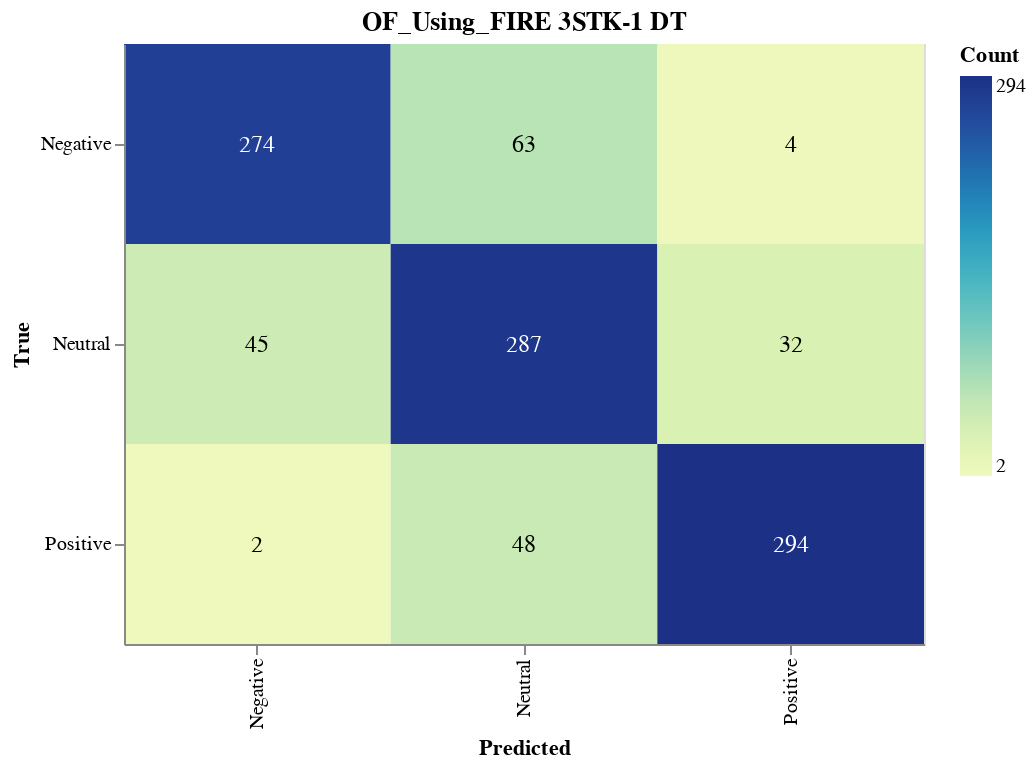

Notebook cell for this chart:
### Markdown cell above
#### Save CM

### Code cell
import altair as alt
import altair_saver
import pandas as pd
from sklearn.metrics import confusion_matrix

# Calculate the confusion matrix
cm = confusion_matrix(y_val, dt_validation_predictions)

# Define class names
class_names = ['Negative', 'Neutral', 'Positive']

# Convert confusion matrix to DataFrame
cm_df = pd.DataFrame(cm, index=class_names, columns=class_names).reset_index().melt(id_vars='index')
cm_df.columns = ['True', 'Predicted', 'Count']

# Ensure the order of categories
cm_df['True'] = pd.Categorical(cm_df['True'], categories=class_names, ordered=True)
cm_df['Predicted'] = pd.Categorical(cm_df['Predicted'], categories=class_names, ordered=True)

# Create the Altair plot
heatmap = alt.Chart(cm_df).mark_rect().encode(
    x=alt.X('Predicted:O', sort=class_names),
    y=alt.Y('True:O', sort=class_names),
    color='Count:Q',
    tooltip=['True', 'Predicted', 'Count']
).properties(
    width=400,
    height=300,
    title='OF_Using_FIRE 3STK-1 DT'
)

# Add text labels
text = heatmap.mark_text(
    align='center',
    baseline='middle',
    fontSize=12
).encode(
    text='Count:Q',
    color=alt.condition(
        alt.datum.Count > cm.max() / 2,
        alt.value('white'),
        alt.value('black')
    )
)

# Combine heatmap and text
final_chart = heatmap + text

# Display the plot
final_chart.show()

### Figure 1 — Vega-Lite specification as saved in the notebook (floating-point values rounded to 4 significant figures)
{"config": {"view": {"continuousWidth": 300, "continuousHeight": 300}}, "layer": [{"mark": {"type": "rect"}, "encoding": {"color": {"field": "Count", "type": "quantitative"}, "tooltip": [{"field": "True", "type": "ordinal"}, {"field": "Predicted", "type": "ordinal"}, {"field": "Count", "type": "quantitative"}], "x": {"field": "Predicted", "sort": ["Negative", "Neutral", "Positive"], "type": "ordinal"}, "y": {"field": "True", "sort": ["Negative", "Neutral", "Positive"], "type": "ordinal"}}, "title": "OF_Using_FIRE 3STK-1 DT"}, {"mark": {"type": "text", "align": "center", "baseline": "middle", "fontSize": 12}, "encoding": {"color": {"condition": {"test": "(datum.Count > 147.0)", "value": "white"}, "value": "black"}, "text": {"field": "Count", "type": "quantitative"}, "tooltip": [{"field": "True", "type": "ordinal"}, {"field": "Predicted", "type": "ordinal"}, {"field": "Count", "type": "quantitative"}], "x": {"field": "Predicted", "sort": ["Negative", "Neutral", "Positive"], "type": "ordinal"}, "y": {"field": "True", "sort": ["Negative", "Neutral", "Positive"], "type": "ordinal"}}, "title": "OF_Using_FIRE 3STK-1 DT"}], "data": {"name": "data-e79544bc1287d991a33501e2491d512b"}, "height": 300, "width": 400, "$schema": "https://vega.github.io/schema/vega-lite/v5.17.0.json", "datasets": {"data-e79544bc1287d991a33501e2491d512b": [{"True": "Negative", "Predicted": "Negative", "Count": 274}, {"True": "Neutral", "Predicted": "Negative", "Count": 45}, {"True": "Positive", "Predicted": "Negative", "Count": 2}, {"True": "Negative", "Predicted": "Neutral", "Count": 63}, {"True": "Neutral", "Predicted": "Neutral", "Count": 287}, {"True": "Positive", "Predicted": "Neutral", "Count": 48}, {"True": "Negative", "Predicted": "Positive", "Count": 4}, {"True": "Neutral", "Predicted": "Positive", "Count": 32}, {"True": "Positive", "Predicted": "Positive", "Count": 294}]}}
